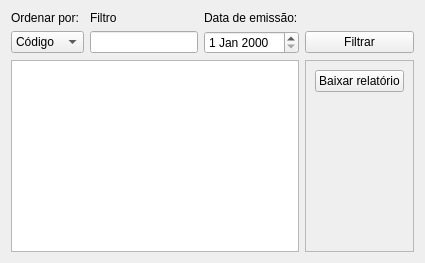
               <widget class="QWidget" name="tab_8">
                <attribute name="title">
                 <string>Relatório de Saída</string>
                </attribute>
                <layout class="QGridLayout" name="gridLayout_25">
                 <item row="0" column="0">
                  <widget class="QLabel" name="label_35">
                   <property name="text">
                    <string>Ordenar por:</string>
                   </property>
                  </widget>
                 </item>
                 <item row="0" column="1">
                  <widget class="QLabel" name="label_34">
                   <property name="text">
                    <string>Filtro</string>
                   </property>
                  </widget>
                 </item>
                 <item row="0" column="2">
                  <widget class="QLabel" name="label_33">
                   <property name="text">
                    <string>Data de emissão:</string>
                   </property>
                  </widget>
                 </item>
                 <item row="1" column="0">
                  <widget class="QComboBox" name="comboBox_5">
                   <item>
                    <property name="text">
                     <string>Código</string>
                    </property>
                   </item>
                   <item>
                    <property name="text">
                     <string>Produto</string>
                    </property>
                   </item>
                   <item>
                    <property name="text">
                     <string>Grupo</string>
                    </property>
                   </item>
                  </widget>
                 </item>
                 <item row="1" column="1">
                  <widget class="QLineEdit" name="lineEdit_14"/>
                 </item>
                 <item row="1" column="2">
                  <widget class="QDateEdit" name="dateEdit_2"/>
                 </item>
                 <item row="1" column="3">
                  <widget class="QPushButton" name="pushButton_35">
                   <property name="text">
                    <string>Filtrar</string>
                   </property>
                  </widget>
                 </item>
                 <item row="2" column="0" colspan="3">
                  <widget class="QTableWidget" name="tableWidget_5"/>
                 </item>
                 <item row="2" column="3">
                  <widget class="QFrame" name="frame_33">
                   <property name="frameShape">
                    <enum>QFrame::StyledPanel</enum>
                   </property>
                   <property name="frameShadow">
                    <enum>QFrame::Raised</enum>
                   </property>
                   <layout class="QGridLayout" name="gridLayout_18">
                    <item row="1" column="0">
                     <spacer name="verticalSpacer_15">
                      <property name="orientation">
                       <enum>Qt::Vertical</enum>
                      </property>
                      <property name="sizeHint" stdset="0">
                       <size>
                        <width>20</width>
                        <height>40</height>
                       </size>
                      </property>
                     </spacer>
                    </item>
                    <item row="0" column="0">
                     <widget class="QPushButton" name="pushButton_31">
                      <property name="text">
                       <string>Baixar relatório</string>
                      </property>
                     </widget>
                    </item>
                   </layout>
                  </widget>
                 </item>
                </layout>
               </widget>
